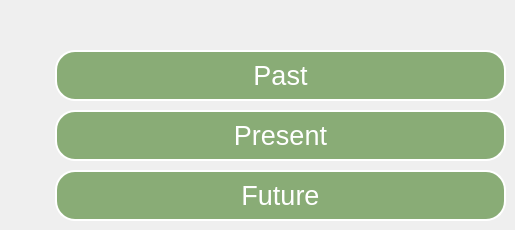
      <widget class="QWidget" name="page_31">
       <widget class="QPushButton" name="pushButton_27">
        <property name="geometry">
         <rect>
          <x>55</x>
          <y>50</y>
          <width>451</width>
          <height>51</height>
         </rect>
        </property>
        <property name="font">
         <font>
          <pointsize>20</pointsize>
          <italic>false</italic>
          <underline>false</underline>
          <strikeout>false</strikeout>
         </font>
        </property>
        <property name="styleSheet">
         <string notr="true">border-radius: 20px;
background-color: rgb(137, 172, 118);
color: rgb(255, 255, 255);
border: 2px solid red;
border-color: rgb(255, 255, 255);</string>
        </property>
        <property name="text">
         <string>Past</string>
        </property>
       </widget>
       <widget class="QPushButton" name="pushButton_31">
        <property name="geometry">
         <rect>
          <x>55</x>
          <y>110</y>
          <width>451</width>
          <height>51</height>
         </rect>
        </property>
        <property name="font">
         <font>
          <pointsize>20</pointsize>
          <italic>false</italic>
          <underline>false</underline>
          <strikeout>false</strikeout>
         </font>
        </property>
        <property name="styleSheet">
         <string notr="true">border-radius: 20px;
background-color: rgb(137, 172, 118);
color: rgb(255, 255, 255);
border: 2px solid red;
border-color: rgb(255, 255, 255);</string>
        </property>
        <property name="text">
         <string>Present</string>
        </property>
       </widget>
       <widget class="QPushButton" name="pushButton_28">
        <property name="geometry">
         <rect>
          <x>55</x>
          <y>170</y>
          <width>451</width>
          <height>51</height>
         </rect>
        </property>
        <property name="font">
         <font>
          <pointsize>20</pointsize>
          <italic>false</italic>
          <underline>false</underline>
          <strikeout>false</strikeout>
         </font>
        </property>
        <property name="styleSheet">
         <string notr="true">border-radius: 20px;
background-color: rgb(137, 172, 118);
color: rgb(255, 255, 255);
border: 2px solid red;
border-color: rgb(255, 255, 255);</string>
        </property>
        <property name="text">
         <string>Future</string>
        </property>
       </widget>
      </widget>
